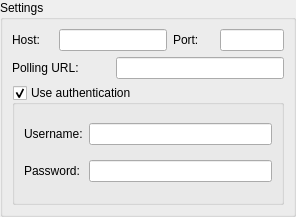
<?xml version="1.0" encoding="UTF-8"?>
<ui version="4.0">
 <class>ProxyEdit</class>
 <widget class="QWidget" name="ProxyEdit">
  <property name="geometry">
   <rect>
    <x>0</x>
    <y>0</y>
    <width>296</width>
    <height>217</height>
   </rect>
  </property>
  <property name="windowTitle">
   <string>Form</string>
  </property>
  <layout class="QVBoxLayout" name="verticalLayout">
   <property name="margin">
    <number>0</number>
   </property>
   <item>
    <widget class="QGroupBox" name="groupBox">
     <property name="title">
      <string>Settings</string>
     </property>
     <layout class="QGridLayout" name="gridLayout_2">
      <item row="0" column="0">
       <widget class="QLabel" name="label">
        <property name="text">
         <string>Host:</string>
        </property>
       </widget>
      </item>
      <item row="0" column="1" colspan="2">
       <widget class="QLineEdit" name="le_host"/>
      </item>
      <item row="0" column="3">
       <widget class="QLabel" name="label_2">
        <property name="text">
         <string>Port:</string>
        </property>
       </widget>
      </item>
      <item row="0" column="4">
       <widget class="QLineEdit" name="le_port">
        <property name="minimumSize">
         <size>
          <width>0</width>
          <height>0</height>
         </size>
        </property>
        <property name="maximumSize">
         <size>
          <width>64</width>
          <height>16777215</height>
         </size>
        </property>
       </widget>
      </item>
      <item row="1" column="0" colspan="2">
       <widget class="QLabel" name="lb_url">
        <property name="text">
         <string>Polling URL:</string>
        </property>
       </widget>
      </item>
      <item row="1" column="2" colspan="3">
       <widget class="QLineEdit" name="le_url"/>
      </item>
      <item row="2" column="0" colspan="5">
       <widget class="QGroupBox" name="gr_auth">
        <property name="title">
         <string>Use authentication</string>
        </property>
        <property name="checkable">
         <bool>true</bool>
        </property>
        <layout class="QGridLayout" name="gridLayout">
         <item row="0" column="0">
          <widget class="QLabel" name="label_4">
           <property name="text">
            <string>Username:</string>
           </property>
          </widget>
         </item>
         <item row="0" column="1">
          <widget class="QLineEdit" name="le_user"/>
         </item>
         <item row="1" column="0">
          <widget class="QLabel" name="label_5">
           <property name="text">
            <string>Password:</string>
           </property>
          </widget>
         </item>
         <item row="1" column="1">
          <widget class="QLineEdit" name="le_pass">
           <property name="echoMode">
            <enum>QLineEdit::Password</enum>
           </property>
          </widget>
         </item>
        </layout>
       </widget>
      </item>
     </layout>
    </widget>
   </item>
  </layout>
 </widget>
 <resources/>
 <connections/>
</ui>
